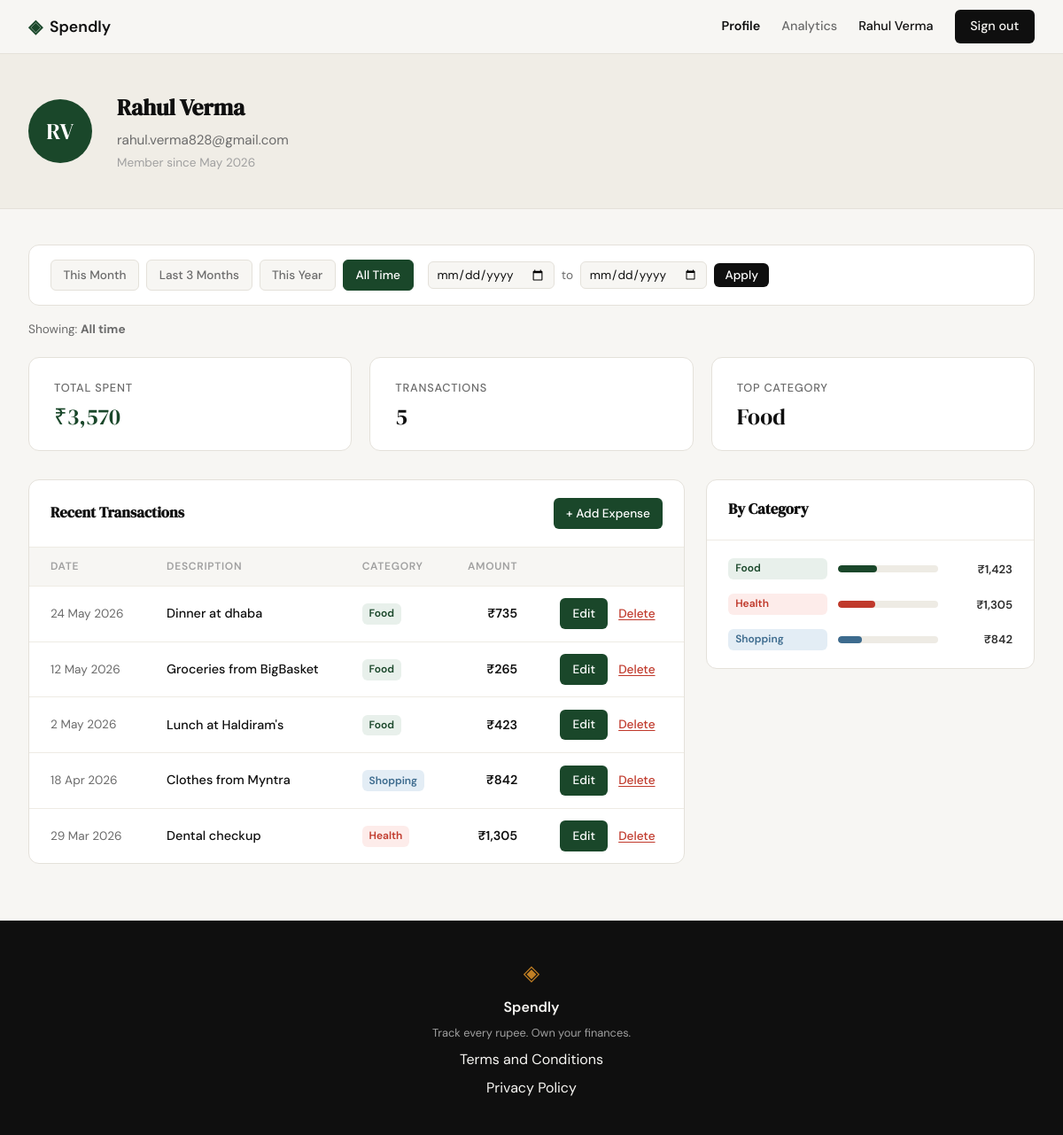
Screenshot of /profile (signed in) with the database file from the repository.
### tables this page shows
CREATE TABLE users (
            id            INTEGER PRIMARY KEY AUTOINCREMENT,
            name          TEXT    NOT NULL,
            email         TEXT    NOT NULL UNIQUE,
            password_hash TEXT    NOT NULL,
            created_at    TEXT    DEFAULT (datetime('now'))
        );

CREATE TABLE expenses (
            id          INTEGER PRIMARY KEY AUTOINCREMENT,
            user_id     INTEGER NOT NULL REFERENCES users(id),
            amount      REAL    NOT NULL,
            category    TEXT    NOT NULL,
            date        TEXT    NOT NULL,
            description TEXT,
            created_at  TEXT    DEFAULT (datetime('now'))
        );

### app.py (the view, shortened to what this page needs)
@app.route("/profile")
def profile():
    if not session.get("user_id"):
        return redirect(url_for("login"))
    user_data = get_user_by_id(session["user_id"])
    if not user_data:
        session.clear()
        return redirect(url_for("login"))
    name = user_data["name"]
    initials = "".join(w[0] for w in name.split()[:2]).upper()
    user = {
        "name": name,
        "initials": initials,
        "email": user_data["email"],
        "member_since": user_data["member_since"],
    }
    today = date.today()
    date_from_raw = request.args.get("from", "").strip()
    date_to_raw   = request.args.get("to", "").strip()
    period        = request.args.get("period", "all")
    date_from = date_to = None
    active_period = "all"
    period_label = "All time"
    stats        = get_summary_stats(session["user_id"], date_from, date_to)
    transactions = get_recent_transactions(session["user_id"], date_from=date_from, date_to=date_to)
    categories   = get_category_breakdown(session["user_id"], date_from, date_to)
    return render_template(
        "profile.html",
        user=user,
        stats=stats,
        transactions=transactions,
        categories=categories,
        active_period=active_period,
        date_from=date_from,
        date_to=date_to,
        period_label=period_label,
    )

### database/db.py (called while the page is built)
def get_db():
    conn = sqlite3.connect(DB_PATH)
    conn.row_factory = sqlite3.Row
    conn.execute("PRAGMA foreign_keys = ON")
    return conn

### database/queries.py (called while the page is built)
def _date_clause(date_from, date_to):
    if date_from and date_to:
        return " AND date BETWEEN ? AND ?", (date_from, date_to)
    return "", ()

def get_user_by_id(user_id):
    conn = get_db()
    row = conn.execute(
        "SELECT name, email, created_at FROM users WHERE id = ?", (user_id,)
    ).fetchone()
    conn.close()
    if not row:
        return None
    member_since = datetime.strptime(row["created_at"][:10], "%Y-%m-%d").strftime("%B %Y")
    return {"name": row["name"], "email": row["email"], "member_since": member_since}

def get_summary_stats(user_id, date_from=None, date_to=None):
    conn = get_db()
    date_clause, date_params = _date_clause(date_from, date_to)
    row = conn.execute(
        "SELECT COALESCE(SUM(amount), 0) as total, COUNT(*) as count "
        "FROM expenses WHERE user_id = ?" + date_clause,
        (user_id,) + date_params
    ).fetchone()
    top = conn.execute(
        "SELECT category, SUM(amount) as cat_total FROM expenses "
        "WHERE user_id = ?" + date_clause + " GROUP BY category ORDER BY cat_total DESC LIMIT 1",
        (user_id,) + date_params
    ).fetchone()
    conn.close()
    return {
        "total_spent": f"₹{row['total']:,.0f}",
        "transaction_count": row["count"],
        "top_category": top["category"] if top else "—",
    }

def get_recent_transactions(user_id, limit=10, date_from=None, date_to=None):
    conn = get_db()
    date_clause, date_params = _date_clause(date_from, date_to)
    rows = conn.execute(
        "SELECT id, date, description, category, amount FROM expenses "
        "WHERE user_id = ?" + date_clause + " ORDER BY date DESC LIMIT ?",
        (user_id,) + date_params + (limit,)
    ).fetchall()
    conn.close()
    return [
        {
            "id": r["id"],
            "date": datetime.strptime(r["date"], "%Y-%m-%d").strftime("%-d %b %Y"),
            "description": r["description"] or "",
            "category": r["category"],
            "amount": f"₹{r['amount']:,.0f}",
        }
        for r in rows
    ]

### templates/profile.html (shortened to what this page needs)
{% extends "base.html" %}
{% block content %}
<div class="profile-page">
  <div class="profile-hero">
    <div class="profile-hero-inner">
      <div class="avatar">{{ user.initials }}</div>
      <div class="user-details">
        <h1>{{ user.name }}</h1>
        <p class="user-email">{{ user.email }}</p>
        <p class="user-since">Member since {{ user.member_since }}</p>
      </div>
    </div>
  </div>
  <div class="profile-inner">
    <div class="filter-bar">
      <div class="filter-presets">
        <a href="{{ url_for('profile') }}?period=this_month"
           class="filter-btn{% if active_period == 'this_month' %} active{% endif %}">This Month</a>
        <a href="{{ url_for('profile') }}?period=last_3_months"
           class="filter-btn{% if active_period == 'last_3_months' %} active{% endif %}">Last 3 Months</a>
        <a href="{{ url_for('profile') }}?period=this_year"
           class="filter-btn{% if active_period == 'this_year' %} active{% endif %}">This Year</a>
        <a href="{{ url_for('profile') }}?period=all"
           class="filter-btn{% if active_period == 'all' %} active{% endif %}">All Time</a>
      </div>
      <form class="filter-custom" method="get" action="{{ url_for('profile') }}">
        <input type="date" name="from" value="{{ date_from or '' }}">
        <span class="filter-separator">to</span>
        <input type="date" name="to" value="{{ date_to or '' }}">
        <button type="submit">Apply</button>
      </form>
    </div>
    <p class="period-label">Showing: <strong>{{ period_label }}</strong></p>
    <div class="stats-grid">
      <div class="stat-card">
        <p class="stat-label">Total Spent</p>
        <p class="stat-value accent">{{ stats.total_spent }}</p>
      </div>
      <div class="stat-card">
        <p class="stat-label">Transactions</p>
        <p class="stat-value">{{ stats.transaction_count }}</p>
      </div>
      <div class="stat-card">
        <p class="stat-label">Top Category</p>
        <p class="stat-value">{{ stats.top_category }}</p>
      </div>
    </div>
    <div class="profile-lower">
      <div class="section-card">
        <div class="section-card-header">
          <h2>Recent Transactions</h2>
          <a href="{{ url_for('add_expense') }}" class="btn-primary-sm">+ Add Expense</a>
        </div>
        <table class="tx-table">
          <thead>
            <tr>
              <th>Date</th>
              <th>Description</th>
              <th>Category</th>
              <th class="right">Amount</th>
              <th></th>
            </tr>
          </thead>
          <tbody>
            {% for t in transactions %}
            <tr>
              <td class="tx-date">{{ t.date }}</td>
              <td class="tx-desc">{{ t.description }}</td>
              <td><span class="badge badge-{{ t.category | lower }}">{{ t.category }}</span></td>
              <td class="tx-amount right">{{ t.amount }}</td>
              <td class="tx-actions">
                <a href="{{ url_for('edit_expense', id=t.id) }}" class="btn-primary-sm">Edit</a>
                <form method="POST" action="{{ url_for('delete_expense_route', id=t.id) }}"
                      class="inline-form delete-form">
                  <button type="submit" class="btn-danger-sm">Delete</button>
                </form>
              </td>
            </tr>
            {% endfor %}
          </tbody>
        </table>
      </div>
      <div class="section-card">
        <div class="section-card-header">
          <h2>By Category</h2>
        </div>
        <div class="categories-body">
          {% for cat in categories %}
          <div class="category-row">
            <span class="badge badge-{{ cat.name | lower }}">{{ cat.name }}</span>
            <div class="progress-track">
              <div class="progress-bar bar-{{ cat.name | lower }}" style="--bar-pct: {{ cat.pct }}%"></div>
            </div>
            <span class="cat-amount">{{ cat.amount }}</span>
          </div>
          {% endfor %}
        </div>
      </div>
    </div>
  </div>
</div>
{% endblock %}

### templates/base.html (shortened to what this page needs)
<!DOCTYPE html>
<html lang="en">
<head>
    <link rel="stylesheet" href="{{ url_for('static', filename='css/style.css') }}">
</head>
<body>
    <nav class="navbar">
        <div class="nav-inner">
            <a href="{{ url_for('landing') }}" class="nav-brand">
                <span class="brand-icon">◈</span>
                <span class="brand-name">Spendly</span>
            </a>
            <div class="nav-links">
                {% if session.get("user_id") %}
                    <a href="{{ url_for('profile') }}"
                       class="{% if request.endpoint == 'profile' %}nav-active{% endif %}">Profile</a>
                    <a href="{{ url_for('analytics') }}"
                       class="{% if request.endpoint == 'analytics' %}nav-active{% endif %}">Analytics</a>
                    <span class="nav-user">{{ session["user_name"] }}</span>
                    <a href="{{ url_for('logout') }}" class="nav-cta">Sign out</a>
                {% else %}
                    <a href="{{ url_for('login') }}">Sign in</a>
                    <a href="{{ url_for('register') }}" class="nav-cta">Get started</a>
                {% endif %}
            </div>
        </div>
    </nav>
    <main class="main-content">
        {% block content %}{% endblock %}
    </main>
    <footer class="footer">
        <div class="footer-inner">
            <span class="brand-icon">◈</span>
            <span class="footer-name">Spendly</span>
            <p class="footer-copy">Track every rupee. Own your finances.</p>
            <a href="/terms">Terms and Conditions</a>
            <a href="/privacy">Privacy Policy</a>
        </div>
    </footer>
</body>
</html>

### static/css/style.css (style rules this page uses)
:root { --ink: #0f0f0f; --ink-soft: #2d2d2d; --ink-muted: #6b6b6b; --ink-faint: #a0a0a0; --paper: #f7f6f3; --paper-warm: #f0ede6; --paper-card: #ffffff; --accent: #1a472a; --accent-light: #e8f0eb; --accent-2: #c17f24; --accent-2-light: #fdf3e3; --danger: #c0392b; --danger-light: #fdecea; --border: #e4e1da; --border-soft: #eeebe4; --color-shopping: #3d6b8e; --color-shopping-light: #e3edf5; --color-transport: #6b5b95; --color-transport-light: #ede8f5; --font-display: 'DM Serif Display', Georgia, serif; --font-body: 'DM Sans', system-ui, sans-serif; --max-width: 1200px; --auth-width: 440px; --radius-sm: 6px; --radius-md: 12px; --radius-lg: 20px; }
*, *::before, *::after { box-sizing: border-box; margin: 0; padding: 0; }
html { font-size: 16px; scroll-behavior: smooth; }
body { background: var(--paper); color: var(--ink); font-family: var(--font-body); font-size: 1rem; line-height: 1.6; -webkit-font-smoothing: antialiased; }
a { color: inherit; text-decoration: none; }
.navbar { position: sticky; top: 0; z-index: 100; background: var(--paper); border-bottom: 1px solid var(--border); padding: 0 2rem; }
.nav-inner { max-width: var(--max-width); margin: 0 auto; height: 60px; display: flex; align-items: center; justify-content: space-between; }
.nav-brand { display: flex; align-items: center; gap: 0.5rem; font-family: var(--font-body); font-weight: 600; font-size: 1.1rem; color: var(--ink); }
.brand-icon { color: var(--accent); font-size: 1.3rem; }
.brand-name { color: var(--ink); }
.nav-links { display: flex; align-items: center; gap: 1.5rem; font-size: 0.9rem; font-weight: 500; }
.nav-links a { color: var(--ink-muted); transition: color 0.2s; }
.nav-links a.nav-active { color: var(--ink); font-weight: 600; }
.nav-cta { background: var(--ink) !important; color: var(--paper) !important; padding: 0.45rem 1.1rem; border-radius: var(--radius-sm); transition: background 0.2s !important; }
.main-content { min-height: calc(100vh - 60px - 100px); }
.btn-primary-sm { display: inline-flex; align-items: center; gap: 0.25rem; padding: 0.4rem 0.9rem; background: var(--accent); color: var(--paper-card); border-radius: var(--radius-sm); font-size: 0.85rem; font-weight: 500; text-decoration: none; transition: opacity 0.15s; }
.btn-danger-sm { display: inline-flex; align-items: center; background: none; border: none; padding: 0.4rem 0.5rem; cursor: pointer; color: var(--danger); font-size: 0.85rem; font-weight: 500; font-family: inherit; text-decoration: underline; text-underline-offset: 2px; transition: opacity 0.15s; }
.inline-form { display: inline; }
.footer { background: var(--ink); color: var(--paper); padding: 2.5rem 2rem; text-align: center; }
.footer-inner { display: flex; flex-direction: column; align-items: center; gap: 0.4rem; }
.footer .brand-icon { color: var(--accent-2); font-size: 1.5rem; }
.footer-name { font-weight: 600; font-size: 1rem; }
.footer-copy { font-size: 0.8rem; color: var(--ink-faint); }

### rows the page displays
users: user_name "Rahul Verma", name "Rahul Verma", email "rahul.verma828@gmail.com"
expenses: date "24 May 2026", description "Dinner at dhaba", category "Food", amount "₹735"
expenses: date "12 May 2026", description "Groceries from BigBasket", category "Food", amount "₹265"
expenses: date "2 May 2026", description "Lunch at Haldiram's", category "Food", amount "₹423"
expenses: date "18 Apr 2026", description "Clothes from Myntra", category "Shopping", amount "₹842"
expenses: date "29 Mar 2026", description "Dental checkup", category "Health", amount "₹1,305"

### other values shown
{{ user.initials }} "RV"
{{ user.member_since }} "May 2026"
{{ period_label }} "All time"
{{ stats.total_spent }} "₹3,570"
{{ stats.transaction_count }} "5"
{{ stats.top_category }} "Food"
{{ cat.name }} "Food" "Health" "Shopping"
{{ cat.amount }} "₹1,423" "₹1,305" "₹842"
